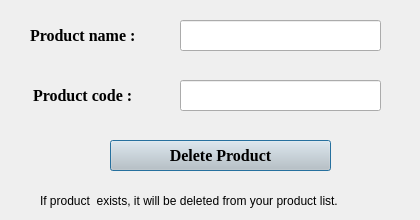
<?xml version="1.0" encoding="UTF-8"?>
<ui version="4.0">
 <class>Dialog</class>
 <widget class="QDialog" name="Dialog">
  <property name="geometry">
   <rect>
    <x>0</x>
    <y>0</y>
    <width>420</width>
    <height>220</height>
   </rect>
  </property>
  <property name="minimumSize">
   <size>
    <width>420</width>
    <height>220</height>
   </size>
  </property>
  <property name="maximumSize">
   <size>
    <width>420</width>
    <height>220</height>
   </size>
  </property>
  <property name="windowTitle">
   <string>Dialog</string>
  </property>
  <widget class="QLineEdit" name="lineEdit_8">
   <property name="geometry">
    <rect>
     <x>180</x>
     <y>20</y>
     <width>201</width>
     <height>31</height>
    </rect>
   </property>
   <property name="text">
    <string/>
   </property>
  </widget>
  <widget class="QLineEdit" name="lineEdit_9">
   <property name="geometry">
    <rect>
     <x>180</x>
     <y>80</y>
     <width>201</width>
     <height>31</height>
    </rect>
   </property>
  </widget>
  <widget class="QLabel" name="label_11">
   <property name="geometry">
    <rect>
     <x>30</x>
     <y>20</y>
     <width>131</width>
     <height>31</height>
    </rect>
   </property>
   <property name="font">
    <font>
     <family>Times New Roman</family>
     <pointsize>12</pointsize>
     <weight>75</weight>
     <bold>true</bold>
    </font>
   </property>
   <property name="text">
    <string>Product name :</string>
   </property>
   <property name="textFormat">
    <enum>Qt::AutoText</enum>
   </property>
   <property name="scaledContents">
    <bool>false</bool>
   </property>
   <property name="indent">
    <number>0</number>
   </property>
  </widget>
  <widget class="QLabel" name="label_10">
   <property name="geometry">
    <rect>
     <x>33</x>
     <y>80</y>
     <width>121</width>
     <height>31</height>
    </rect>
   </property>
   <property name="font">
    <font>
     <family>Times New Roman</family>
     <pointsize>12</pointsize>
     <weight>75</weight>
     <bold>true</bold>
    </font>
   </property>
   <property name="text">
    <string>Product code :</string>
   </property>
   <property name="textFormat">
    <enum>Qt::AutoText</enum>
   </property>
   <property name="scaledContents">
    <bool>false</bool>
   </property>
   <property name="indent">
    <number>0</number>
   </property>
  </widget>
  <widget class="QPushButton" name="pushButton_7">
   <property name="geometry">
    <rect>
     <x>110</x>
     <y>140</y>
     <width>221</width>
     <height>31</height>
    </rect>
   </property>
   <property name="palette">
    <palette>
     <active>
      <colorrole role="WindowText">
       <brush brushstyle="SolidPattern">
        <color alpha="255">
         <red>0</red>
         <green>0</green>
         <blue>0</blue>
        </color>
       </brush>
      </colorrole>
      <colorrole role="Button">
       <brush brushstyle="SolidPattern">
        <color alpha="255">
         <red>200</red>
         <green>200</green>
         <blue>200</blue>
        </color>
       </brush>
      </colorrole>
      <colorrole role="Light">
       <brush brushstyle="SolidPattern">
        <color alpha="255">
         <red>255</red>
         <green>255</green>
         <blue>255</blue>
        </color>
       </brush>
      </colorrole>
      <colorrole role="Midlight">
       <brush brushstyle="SolidPattern">
        <color alpha="255">
         <red>227</red>
         <green>227</green>
         <blue>227</blue>
        </color>
       </brush>
      </colorrole>
      <colorrole role="Dark">
       <brush brushstyle="SolidPattern">
        <color alpha="255">
         <red>100</red>
         <green>100</green>
         <blue>100</blue>
        </color>
       </brush>
      </colorrole>
      <colorrole role="Mid">
       <brush brushstyle="SolidPattern">
        <color alpha="255">
         <red>133</red>
         <green>133</green>
         <blue>133</blue>
        </color>
       </brush>
      </colorrole>
      <colorrole role="Text">
       <brush brushstyle="SolidPattern">
        <color alpha="255">
         <red>0</red>
         <green>0</green>
         <blue>0</blue>
        </color>
       </brush>
      </colorrole>
      <colorrole role="BrightText">
       <brush brushstyle="SolidPattern">
        <color alpha="255">
         <red>255</red>
         <green>255</green>
         <blue>255</blue>
        </color>
       </brush>
      </colorrole>
      <colorrole role="ButtonText">
       <brush brushstyle="SolidPattern">
        <color alpha="255">
         <red>0</red>
         <green>0</green>
         <blue>0</blue>
        </color>
       </brush>
      </colorrole>
      <colorrole role="Base">
       <brush brushstyle="SolidPattern">
        <color alpha="255">
         <red>255</red>
         <green>255</green>
         <blue>255</blue>
        </color>
       </brush>
      </colorrole>
      <colorrole role="Window">
       <brush brushstyle="SolidPattern">
        <color alpha="255">
         <red>200</red>
         <green>200</green>
         <blue>200</blue>
        </color>
       </brush>
      </colorrole>
      <colorrole role="Shadow">
       <brush brushstyle="SolidPattern">
        <color alpha="255">
         <red>0</red>
         <green>0</green>
         <blue>0</blue>
        </color>
       </brush>
      </colorrole>
      <colorrole role="AlternateBase">
       <brush brushstyle="SolidPattern">
        <color alpha="255">
         <red>227</red>
         <green>227</green>
         <blue>227</blue>
        </color>
       </brush>
      </colorrole>
      <colorrole role="ToolTipBase">
       <brush brushstyle="SolidPattern">
        <color alpha="255">
         <red>255</red>
         <green>255</green>
         <blue>220</blue>
        </color>
       </brush>
      </colorrole>
      <colorrole role="ToolTipText">
       <brush brushstyle="SolidPattern">
        <color alpha="255">
         <red>0</red>
         <green>0</green>
         <blue>0</blue>
        </color>
       </brush>
      </colorrole>
      <colorrole role="PlaceholderText">
       <brush brushstyle="SolidPattern">
        <color alpha="128">
         <red>0</red>
         <green>0</green>
         <blue>0</blue>
        </color>
       </brush>
      </colorrole>
     </active>
     <inactive>
      <colorrole role="WindowText">
       <brush brushstyle="SolidPattern">
        <color alpha="255">
         <red>0</red>
         <green>0</green>
         <blue>0</blue>
        </color>
       </brush>
      </colorrole>
      <colorrole role="Button">
       <brush brushstyle="SolidPattern">
        <color alpha="255">
         <red>200</red>
         <green>200</green>
         <blue>200</blue>
        </color>
       </brush>
      </colorrole>
      <colorrole role="Light">
       <brush brushstyle="SolidPattern">
        <color alpha="255">
         <red>255</red>
         <green>255</green>
         <blue>255</blue>
        </color>
       </brush>
      </colorrole>
      <colorrole role="Midlight">
       <brush brushstyle="SolidPattern">
        <color alpha="255">
         <red>227</red>
         <green>227</green>
         <blue>227</blue>
        </color>
       </brush>
      </colorrole>
      <colorrole role="Dark">
       <brush brushstyle="SolidPattern">
        <color alpha="255">
         <red>100</red>
         <green>100</green>
         <blue>100</blue>
        </color>
       </brush>
      </colorrole>
      <colorrole role="Mid">
       <brush brushstyle="SolidPattern">
        <color alpha="255">
         <red>133</red>
         <green>133</green>
         <blue>133</blue>
        </color>
       </brush>
      </colorrole>
      <colorrole role="Text">
       <brush brushstyle="SolidPattern">
        <color alpha="255">
         <red>0</red>
         <green>0</green>
         <blue>0</blue>
        </color>
       </brush>
      </colorrole>
      <colorrole role="BrightText">
       <brush brushstyle="SolidPattern">
        <color alpha="255">
         <red>255</red>
         <green>255</green>
         <blue>255</blue>
        </color>
       </brush>
      </colorrole>
      <colorrole role="ButtonText">
       <brush brushstyle="SolidPattern">
        <color alpha="255">
         <red>0</red>
         <green>0</green>
         <blue>0</blue>
        </color>
       </brush>
      </colorrole>
      <colorrole role="Base">
       <brush brushstyle="SolidPattern">
        <color alpha="255">
         <red>255</red>
         <green>255</green>
         <blue>255</blue>
        </color>
       </brush>
      </colorrole>
      <colorrole role="Window">
       <brush brushstyle="SolidPattern">
        <color alpha="255">
         <red>200</red>
         <green>200</green>
         <blue>200</blue>
        </color>
       </brush>
      </colorrole>
      <colorrole role="Shadow">
       <brush brushstyle="SolidPattern">
        <color alpha="255">
         <red>0</red>
         <green>0</green>
         <blue>0</blue>
        </color>
       </brush>
      </colorrole>
      <colorrole role="AlternateBase">
       <brush brushstyle="SolidPattern">
        <color alpha="255">
         <red>227</red>
         <green>227</green>
         <blue>227</blue>
        </color>
       </brush>
      </colorrole>
      <colorrole role="ToolTipBase">
       <brush brushstyle="SolidPattern">
        <color alpha="255">
         <red>255</red>
         <green>255</green>
         <blue>220</blue>
        </color>
       </brush>
      </colorrole>
      <colorrole role="ToolTipText">
       <brush brushstyle="SolidPattern">
        <color alpha="255">
         <red>0</red>
         <green>0</green>
         <blue>0</blue>
        </color>
       </brush>
      </colorrole>
      <colorrole role="PlaceholderText">
       <brush brushstyle="SolidPattern">
        <color alpha="128">
         <red>0</red>
         <green>0</green>
         <blue>0</blue>
        </color>
       </brush>
      </colorrole>
     </inactive>
     <disabled>
      <colorrole role="WindowText">
       <brush brushstyle="SolidPattern">
        <color alpha="255">
         <red>100</red>
         <green>100</green>
         <blue>100</blue>
        </color>
       </brush>
      </colorrole>
      <colorrole role="Button">
       <brush brushstyle="SolidPattern">
        <color alpha="255">
         <red>200</red>
         <green>200</green>
         <blue>200</blue>
        </color>
       </brush>
      </colorrole>
      <colorrole role="Light">
       <brush brushstyle="SolidPattern">
        <color alpha="255">
         <red>255</red>
         <green>255</green>
         <blue>255</blue>
        </color>
       </brush>
      </colorrole>
      <colorrole role="Midlight">
       <brush brushstyle="SolidPattern">
        <color alpha="255">
         <red>227</red>
         <green>227</green>
         <blue>227</blue>
        </color>
       </brush>
      </colorrole>
      <colorrole role="Dark">
       <brush brushstyle="SolidPattern">
        <color alpha="255">
         <red>100</red>
         <green>100</green>
         <blue>100</blue>
        </color>
       </brush>
      </colorrole>
      <colorrole role="Mid">
       <brush brushstyle="SolidPattern">
        <color alpha="255">
         <red>133</red>
         <green>133</green>
         <blue>133</blue>
        </color>
       </brush>
      </colorrole>
      <colorrole role="Text">
       <brush brushstyle="SolidPattern">
        <color alpha="255">
         <red>100</red>
         <green>100</green>
         <blue>100</blue>
        </color>
       </brush>
      </colorrole>
      <colorrole role="BrightText">
       <brush brushstyle="SolidPattern">
        <color alpha="255">
         <red>255</red>
         <green>255</green>
         <blue>255</blue>
        </color>
       </brush>
      </colorrole>
      <colorrole role="ButtonText">
       <brush brushstyle="SolidPattern">
        <color alpha="255">
         <red>100</red>
         <green>100</green>
         <blue>100</blue>
        </color>
       </brush>
      </colorrole>
      <colorrole role="Base">
       <brush brushstyle="SolidPattern">
        <color alpha="255">
         <red>200</red>
         <green>200</green>
         <blue>200</blue>
        </color>
       </brush>
      </colorrole>
      <colorrole role="Window">
       <brush brushstyle="SolidPattern">
        <color alpha="255">
         <red>200</red>
         <green>200</green>
         <blue>200</blue>
        </color>
       </brush>
      </colorrole>
      <colorrole role="Shadow">
       <brush brushstyle="SolidPattern">
        <color alpha="255">
         <red>0</red>
         <green>0</green>
         <blue>0</blue>
        </color>
       </brush>
      </colorrole>
      <colorrole role="AlternateBase">
       <brush brushstyle="SolidPattern">
        <color alpha="255">
         <red>200</red>
         <green>200</green>
         <blue>200</blue>
        </color>
       </brush>
      </colorrole>
      <colorrole role="ToolTipBase">
       <brush brushstyle="SolidPattern">
        <color alpha="255">
         <red>255</red>
         <green>255</green>
         <blue>220</blue>
        </color>
       </brush>
      </colorrole>
      <colorrole role="ToolTipText">
       <brush brushstyle="SolidPattern">
        <color alpha="255">
         <red>0</red>
         <green>0</green>
         <blue>0</blue>
        </color>
       </brush>
      </colorrole>
      <colorrole role="PlaceholderText">
       <brush brushstyle="SolidPattern">
        <color alpha="128">
         <red>0</red>
         <green>0</green>
         <blue>0</blue>
        </color>
       </brush>
      </colorrole>
     </disabled>
    </palette>
   </property>
   <property name="font">
    <font>
     <family>Times New Roman</family>
     <pointsize>12</pointsize>
     <weight>75</weight>
     <bold>true</bold>
    </font>
   </property>
   <property name="text">
    <string>Delete Product</string>
   </property>
  </widget>
  <widget class="QLabel" name="label">
   <property name="geometry">
    <rect>
     <x>40</x>
     <y>180</y>
     <width>361</width>
     <height>41</height>
    </rect>
   </property>
   <property name="text">
    <string>If product  exists, it will be deleted from your product list.</string>
   </property>
  </widget>
 </widget>
 <resources/>
 <connections/>
</ui>
